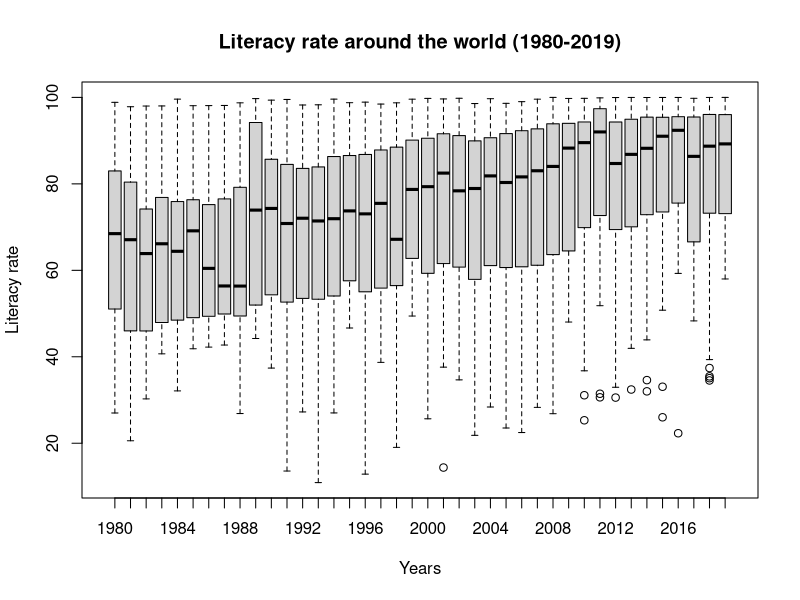
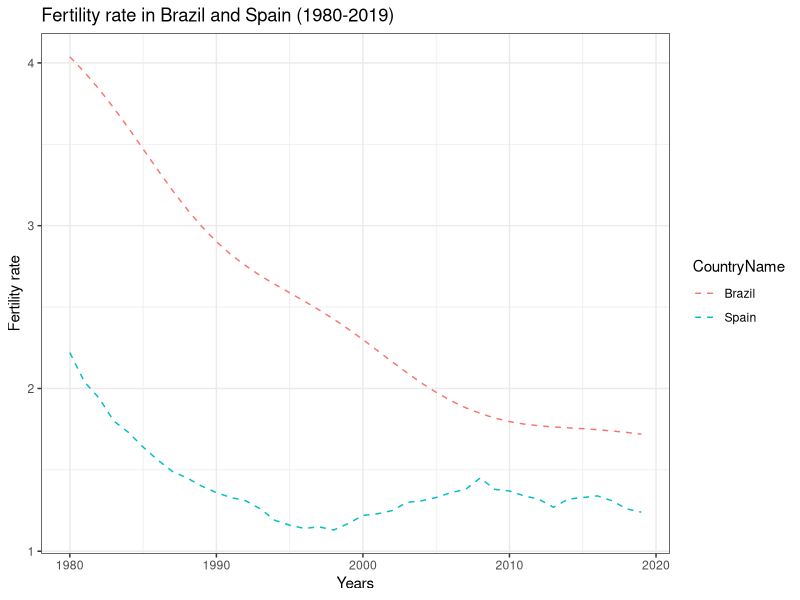
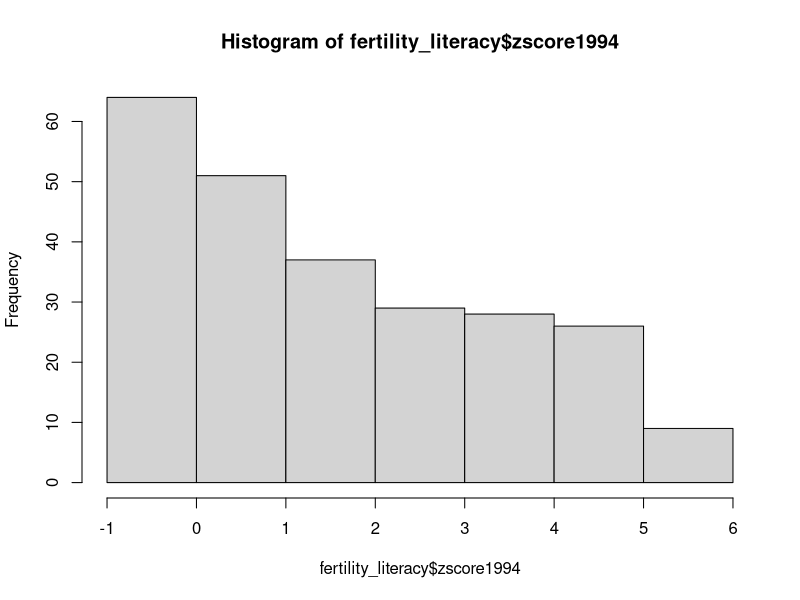

These charts were generated, in order, by the following R code:
##### Homework week 2 ####
### Area Studies - Cora ###

# Calling packages and options ----
  library(readr)
  library(tidyverse)
  library(dplyr)
  library(ggplot2)

# Calling dataset ----
  fertility_literacy <- read.csv("Data/fertility_literacy.csv")

# Descriptive statistics: literacy -----
  #Boxplot
    boxplot(Literacy~Year,data=fertility_literacy, main="Literacy rate around the world (1980-2019)",
          xlab="Years", ylab="Literacy rate")
  
  # Mean, Median and Standard deviation (1985, 1999, and 2016)
    fertility_literacy %>%
      filter(Year == "1985") %>% 
      mutate(mean_85 = mean(Literacy, na.rm = T),
             median_85 = median(Literacy, na.rm = T),
             sd_85 = sd(Literacy, na.rm = T))
    
    fertility_literacy %>%
      filter(Year == "1999") %>% 
      mutate(mean_99 = mean(Literacy, na.rm = T),
             median_99 = median(Literacy, na.rm = T),
             sd_99 = sd(Literacy, na.rm = T))
    
    fertility_literacy %>%
      filter(Year == "2016") %>% 
      mutate(mean_16 = mean(Literacy, na.rm = T),
             median_16 = median(Literacy, na.rm = T),
             sd_16 = sd(Literacy, na.rm = T))
    
# Descriptive statistics: Fertility -----
  
    #Fertility over time: Brazil and Spain (1980-2018)
      #subsetting dataset
        br_sp <- fertility_literacy %>% 
        filter(CountryName == "Brazil" | CountryName == "Spain")
    
      # Plot
        br_sp %>%
          ggplot( aes(x=Year, y=Fertility, group=CountryName, color=CountryName)) +
          geom_line(linetype = "dashed") +
        ggtitle("Fertility rate in Brazil and Spain (1980-2019)") +
        ylab("Fertility rate") + xlab("Years")+
          theme_bw()
        
      # Z-scores of fertility for every country in 1994.
        fertility_literacy <- fertility_literacy %>% 
          filter(Year == "1994") %>% 
          mutate(zscore1994 = (Fertility - mean(Fertility, na.rm = T)/sd(Fertility, na.rm = T)))
        
        #Histogram
          hist(fertility_literacy$zscore1994)
        
# Bonus question -----
    #Computing the probability of a woman having 2 or 3 children per year (2012 and 2019)
      fertility_2012 <- fertility_literacy %>% 
            filter(Year == "2012") %>% 
            mutate(z2 = ((2-mean(Fertility, na.rm = T)/sd(Fertility, na.rm = T))),
                   z3 = (3-mean(Fertility, na.rm = T)/sd(Fertility, na.rm = T)))

      fertility_2019 <- fertility_literacy %>% 
            filter(Year == "2019") %>% 
            mutate(z2 = ((2-mean(Fertility, na.rm = T)/sd(Fertility, na.rm = T))),
                   z3 = (3-mean(Fertility, na.rm = T)/sd(Fertility, na.rm = T)))
  